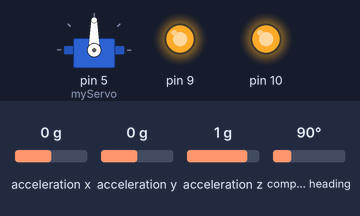
The sketch below on a simulated Arduino Uno, built with avr-gcc and run on an emulated ATmega328P. Parts: servo, output pins drawn as LEDs (lit = HIGH). The test bench sets the inputs (shaded band); at power-on: acceleration x 0 g, acceleration z 1 g, acceleration y 0 g, compass heading 90°. What the sketch prints to the serial monitor is not drawn.

Above: at 2.2 s.
2.3 s: acceleration x set to 0.8 g
At 3.4 s:
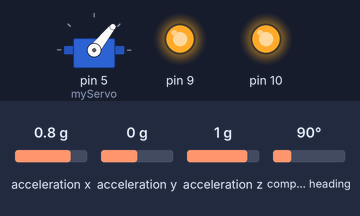
3.8 s: acceleration z set to 1.4 g
At 4.5 s:
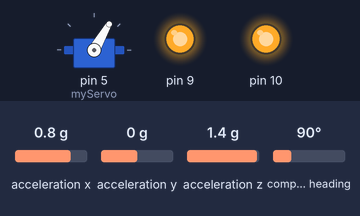
5.3 s: acceleration x set to -1.4 g
At 5.7 s:
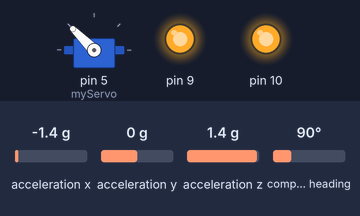
6.8 s: acceleration z set to -0.8 g
At 8.0 s:
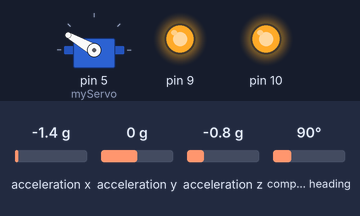
8.3 s: acceleration x set to 1.4 g
At 9.2 s:
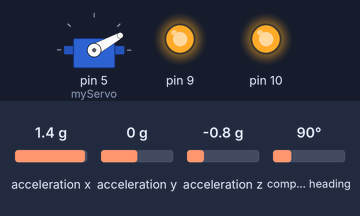
9.8 s: acceleration z set to 0 g
At 10.3 s:
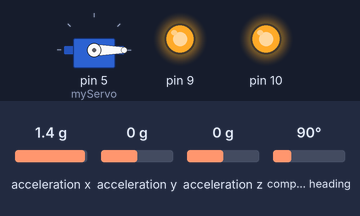
Timing chart, 0 to 12.3 s (numbered marks = the images above; inputs shaded):
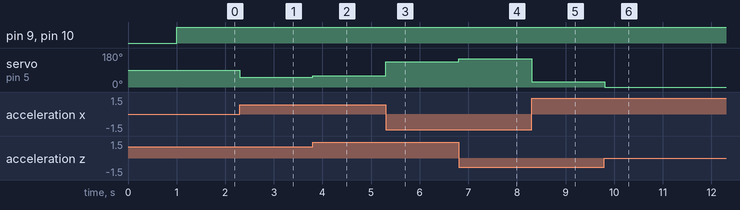

Measured:
- after the input at 2.3 s, servo on pin 5 (myServo): 90° → 51° at once
- after the input at 3.8 s, servo on pin 5 (myServo): 51° → 60° at once
- after the input at 5.3 s, servo on pin 5 (myServo): 60° → 135° at once
- after the input at 6.8 s, servo on pin 5 (myServo): 135° → 150° at once
- after the input at 8.3 s, servo on pin 5 (myServo): 150° → 29° at once
- after the input at 9.8 s, servo on pin 5 (myServo): 29° → 0° at once

The sketch:

MicroBikeServoIMUAndMotorTest.ino
```cpp
#include <Wire.h>
#include <Adafruit_Sensor.h>
#include <Adafruit_BNO055.h>
#include <Servo.h>

Servo myServo;  // create servo object to control a servo
// twelve servo objects can be created on most boards
Adafruit_BNO055 bno = Adafruit_BNO055(55, 0x28);
int pos = 0;    // variable to store the servo position

float rollover = 0.0;//variable to correct for 180 to 0 IMU skips
float rollFinal = 0;
float rollLast = 0;

void setup() {
  Serial.begin(115200);
  if (!bno.begin())
  {
    Serial.print("No BNO055 detected");
//    while (1);
  }

  myServo.attach(5  );  // attaches the servo on pin 9 to the servo object
  pinMode(9,OUTPUT);
  pinMode(10,OUTPUT);

  Serial.begin(115200);
  delay(1000);


}

void loop() {

  //get IMU data
  sensors_event_t orientationData;
  bno.getEvent(&orientationData, Adafruit_BNO055::VECTOR_EULER);
  float roll = orientationData.orientation.y;
  //check for rollover and correct
  if((roll-rollLast)>100){
    rollover-=1.0;
  }
  else if((roll - rollLast)<-100){
    rollover+=1.0;
  }

  //store old value of raw roll
  rollLast = roll;
  //compute final roll angle inclusive of rollover correction
  rollFinal = roll + rollover*180.0;

  //drive motor: full speed
  digitalWrite(9,HIGH);
  digitalWrite(10,HIGH);

  //set steering to K*rollFinal (p-control on roll angle)
  float K = -1.0;
  float steer = K*roll;

  //set steering motor to computed angle
  myServo.write(90+steer);

  //print to serial port for debugging
  Serial.print(roll);
  Serial.print("\t");
  Serial.print(rollFinal);
  Serial.print("\t");
  Serial.println(rollover);


}
```
